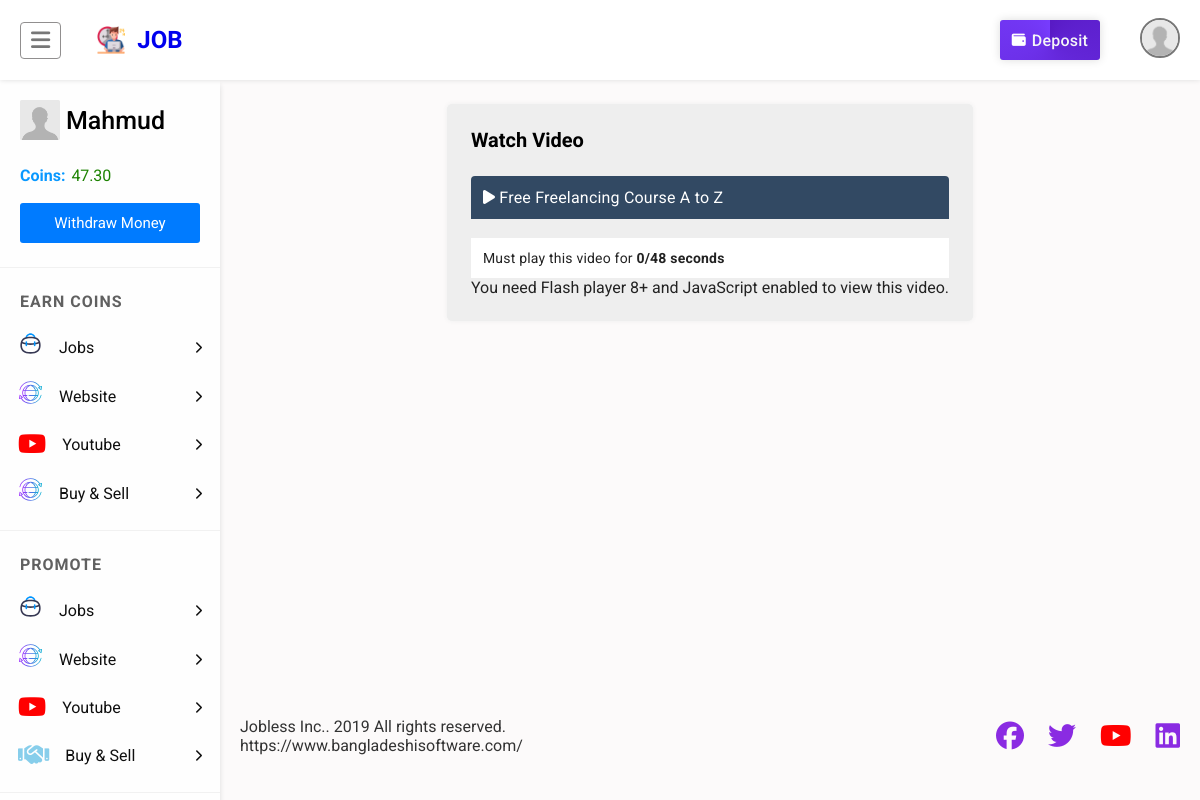
Page /watch-video?id=189 (signed in) on the committed database.
### tables this page shows
CREATE TABLE `users` (
  `id` int(11) UNSIGNED NOT NULL,
  `mobile` varchar(55) NOT NULL,
  `fullname` varchar(25) NOT NULL,
  `email` varchar(255) NOT NULL,
  `password` varchar(128) NOT NULL,
  `coins` decimal(10,2) NOT NULL DEFAULT 0.00,
  `image` varchar(999) NOT NULL,
  `totalarn` decimal(10,2) NOT NULL,
  `admin` smallint(3) UNSIGNED NOT NULL DEFAULT 0,
  `country` varchar(255) NOT NULL,
  `address` varchar(999) NOT NULL,
  `city` varchar(500) NOT NULL,
  `zipcod` varchar(50) NOT NULL,
  `datebirth` varchar(55) NOT NULL,
  `facebook` text NOT NULL,
  `twiter` varchar(999) NOT NULL,
  `reg_time` int(11) UNSIGNED NOT NULL DEFAULT 0,
  `last_activity` int(11) UNSIGNED NOT NULL DEFAULT 0,
  `ref` int(11) UNSIGNED NOT NULL DEFAULT 0,
  `reg_ip` varchar(64) NOT NULL DEFAULT '0',
  `log_ip` varchar(64) NOT NULL,
  `activate` varchar(32) NOT NULL DEFAULT '0',
  `disabled` smallint(1) UNSIGNED NOT NULL DEFAULT 0
);

CREATE TABLE `vad_videos` (
  `id` int(11) UNSIGNED NOT NULL,
  `user_id` int(11) UNSIGNED NOT NULL DEFAULT 0,
  `video_id` varchar(255) NOT NULL,
  `title` varchar(255) NOT NULL,
  `visits` int(11) NOT NULL DEFAULT 0,
  `today_clicks` int(11) NOT NULL DEFAULT 0,
  `daily_clicks` int(11) NOT NULL DEFAULT 0,
  `status` smallint(2) NOT NULL DEFAULT 0,
  `ad_pack` int(11) NOT NULL DEFAULT 2,
  `clickneed` int(11) UNSIGNED NOT NULL DEFAULT 0,
  `tim` int(11) NOT NULL,
  `coins` decimal(8,2) NOT NULL,
  `time` int(11) UNSIGNED NOT NULL DEFAULT 0
);

### system/include/int.php (called while the page is built, shortened)
<?php
	if(isset($_SESSION['User_Id'])){
		$is_online = true;
	}
?>

### system/include/libs/database/MySQLi.php (called while the page is built, shortened)
<?php
class MySQLConnection {
	private $sqlHost;
	private $sqlUser;
	private $sqlPassword;
	private $sqlDatabase;
	private $MySQLi = FALSE;
	public function __construct($sqlHost, $sqlUser, $sqlPassword, $sqlDatabase = FALSE) {
		$this->sqlHost = $sqlHost;
		$this->sqlUser = $sqlUser;
		$this->sqlPassword = $sqlPassword;
		$this->sqlDatabase = $sqlDatabase;
	}
	public function Connect() {
		$this->MySQLi = new mysqli($this->sqlHost, $this->sqlUser, $this->sqlPassword, $this->sqlDatabase);
		return $this->MySQLi;
	}
	public function Query($query, $unbuffered = false, $show_error = false) {
		$start = microtime(true);
		$query = $this->MySQLi->query($query, ($unbuffered ? MYSQLI_USE_RESULT : MYSQLI_STORE_RESULT));
		return $query;
	}
	public function FetchArray($result) {
		$result = $result->fetch_array();
		return $result;
	}
	public function QueryFetchArray($result)
	{
		$result = $this->Query($result, true);
		$result = $this->FetchArray($result);
		return $result;
	}
}
?>

### system/functions.php (called while the page is built, shortened)
<?php
require_once"include/int.php";
function _getData($db,$queary){
    $data=$db->QueryFetchArray($queary);
    return  $data==null?0:$data;
}
?>

### watch-video.php (the view, shortened to what this page needs)
<?php
	require_once"common/sidebar.php";
    if(isset($_GET['id'])&&is_numeric($_GET['id'])){
        $yid=$_GET['id'];
    }else{
        $start=0;
    }
?>
<?php
$video=_getData($db,"SELECT * FROM `vad_videos` WHERE id=$yid");
?>
<div class="content">
    <div class="container">
        <div class="page_content">
            <div class="cf_wrapper" style="max-width: fit-content">
                <h6 class="text-primary">Watch Video</h6>
                <div class="watch-video">
                    <p class="watch-title">
                        <span><i class="fa-solid fa-play"></i></span>
                        <?php echo $video['title'] ?>
                    </p>
                    <p id="error"> &nbsp;
                    </p>
                    <p class="duration-title">
                        Must play this video for <b><span id="played">0</span>/<?php echo $video['tim'] ?> seconds</b>
                    </p>
                    <div id="ytPlayer">You need Flash player 8+ and JavaScript enabled to view this video.</div>
                </div>
            </div>
        </div>
    </div>
    <?php include"common/footer.php"; ?>

### common/sidebar.php (shortened to what this page needs)
<?php
	require_once"header.php";
?>
<main class="content_wrapper">
    <div class="sidebar_nav transparent_scrollbar">
        <div class="sidebar_nav_container">
            <ul class="sidebar_user_info">
                <div class="user_info_wrapper">
                    <img src="<?php
                    $d= $data['image'];
                    if(empty($d)){
                        echo "assets/images/anonymouse.jpg";
                    }else{
                        echo $d;
                    } ?>" alt="" />
                    <div class="user_details">
                        <h6 class="username">
                            <?php if($is_online){echo $data['fullname'];}else{ echo ' <span class="login_btn show_fsp" data-ref="login">Please Login</span>'; }?>
                        </h6>
                    </div>
                </div>
                <div class="coins">
                    <b>Coins:</b>
                    <span><?php echo $data['coins']?></span>
                </div>
                <div class="button">
                    <?php if($is_online){ ?>
                    <a href="withdraw">Withdraw Money</a>
                    <?php }else{ ?>
                    <a href="#">Withdraw Money</a>
                    <?php }?>
                </div>
            </ul>
            <ul>
                <h6 class="sidebar_nav_title">Earn Coins</h6>
                <li class="dropdown">
                    <a href="#" class="dropdown_toggler">
                        <span class="icon" style="color: #1da1f2">
                            <img src="assets/icons/work.svg" alt="" /> </span><span>Jobs</span>
                        <span class="chevron_right">
                            <i class="fa fa-chevron-right"></i>
                        </span>
                    </a>
                </li>
                <li class="dropdown">
                    <a href="#" class="dropdown_toggler">
                        <span class="icon" style="color: #1da1f2">
                            <img src="assets/icons/website.svg" alt="" />
                        </span>
                        <span>Website</span>
                        <span class="chevron_right">
                            <i class="fa fa-chevron-right"></i>
                        </span>
                    </a>
                </li>
                <li class="dropdown">
                    <a href="#" class="dropdown_toggler">
                        <span class="icon" style="color: red">
                            <i class="fab fa-youtube"></i>
                        </span>
                        <span>Youtube</span>
                        <span class="chevron_right">
                            <i class="fa fa-chevron-right"></i>
                        </span>
                    </a>
                </li>
                <li class="dropdown">
                    <a href="#" class="dropdown_toggler">
                        <span class="icon" style="color: #1da1f2">
                            <img src="assets/icons/website.svg" alt="" />
                        </span>
                        <span>Buy & Sell</span>
                        <span class="chevron_right">
                            <i class="fa fa-chevron-right"></i>
                        </span>
                    </a>
                </li>
            </ul>
            <ul>
                <h6 class="sidebar_nav_title">Promote</h6>
                <li class="dropdown">
                    <a href="#" class="dropdown_toggler">
                        <span class="icon" style="color: red">
                            <img src="assets/icons/work.svg" alt="" />
                        </span>
                        <span>Jobs</span>
                        <span class="chevron_right">
                            <i class="fa fa-chevron-right"></i>
                        </span>
                    </a>
                </li>
                <li class="dropdown">
                    <a href="#" class="dropdown_toggler">
                        <span class="icon" style="color: red">
                            <img src="assets/icons/website.svg" alt="" />
                        </span>
                        <span>Website</span>
                        <span class="chevron_right">
                            <i class="fa fa-chevron-right"></i>
                        </span>
                    </a>
                </li>
                <li class="dropdown">
                    <a href="#" class="dropdown_toggler">
                        <span class="icon" style="color: red">
                            <i class="fab fa-youtube"></i>
                        </span>
                        <span>Youtube</span>
                        <span class="chevron_right">
                            <i class="fa fa-chevron-right"></i>
                        </span>
                    </a>
                </li>
                <li class="dropdown">
                    <a href="#" class="dropdown_toggler">
                        <span class="icon" style="color: skyblue">
                            <i class="fa-solid fa-handshake"></i>
                        </span>
                        <span>Buy & Sell</span>
                        <span class="chevron_right">
                            <i class="fa fa-chevron-right"></i>
                        </span>
                    </a>
                </li>
            </ul>
            <ul>
            </ul>
        </div>
    </div>

### assets/css/style.css (style rules this page uses)
* { margin: 0px; padding: 0px; font-family: Roboto, Oswald, Merienda, "Segoe UI", Tahoma, Geneva, Verdana, sans-serif; }
body { background: #fcfafa; }
a { text-decoration: none; }
p { letter-spacing: 0.2px; }
.container { width: calc(100% - 40px); margin: 0 auto; }
h6 { font-size: 20px; }
.text-primary { color: #000000; }
.transparent_scrollbar { scrollbar-color: transparent transparent; scrollbar-width: thin; }
.sidebar_nav { transform: translateX(0%); height: calc(100vh - 80px); overflow-y: auto; scrollbar-width: thin; transition: all 0.25s; position: fixed; padding-right: 10px; z-index: 15; }
.sidebar_nav .sidebar_nav_container { min-width: 220px; background: #fefefe; width: 220px; min-height: 100%; box-shadow: 0px 5px 5px 0px #ddd; padding-bottom: 20px; position: relative; z-index: 15; }
.sidebar_nav .sidebar_nav_container ul { width: 100%; list-style: none; padding: 12px 0; border-bottom: 1px solid #f1f1f1; }
.sidebar_nav .sidebar_nav_container ul:nth-of-type(1) { padding-top: 0px !important; }
.sidebar_nav .sidebar_nav_container ul .sidebar_nav_title { font-size: 1rem; color: #606060; text-transform: uppercase; letter-spacing: 1px; padding: 12px 0; padding-left: 20px; }
.sidebar_nav .sidebar_nav_container ul li { width: 100%; }
.sidebar_nav .sidebar_nav_container ul li a { padding: 8px 18px; display: flex; align-items: center; gap: 0 16px; color: #0f0f0f; overflow: hidden; white-space: nowrap; text-overflow: ellipsis; line-height: 2rem; font-weight: 400; font-size: 16px; flex: 1; flex-basis: 0%; flex-basis: 0.000000001px; }
.sidebar_nav .sidebar_nav_container ul li a img { width: 25px; height: 25px; object-fit: cover; }
.sidebar_nav .sidebar_nav_container ul li a .icon { font-size: 25px; }
.sidebar_nav .sidebar_nav_container ul li a .chevron_right { margin-left: auto; font-size: 12px; }
.sidebar_nav .sidebar_nav_container ul li.dropdown { position: relative; }
.sidebar_nav .sidebar_nav_container .sidebar_user_info .user_info_wrapper { padding: 20px; display: flex; gap: 0 6px; align-items: center; }
.sidebar_nav .sidebar_nav_container .sidebar_user_info .user_info_wrapper img { width: 40px; height: 40px; object-fit: cover; object-position: cover; border-radius: 4%; overflow: hidden; }
.sidebar_nav .sidebar_nav_container .sidebar_user_info .user_info_wrapper .user_details .username { font-size: 25px; font-weight: 500; }
.sidebar_nav .sidebar_nav_container .sidebar_user_info .coins { display: flex; align-items: center; justify-content: flex-start; gap: 0 6px; padding: 6px 20px; }
.sidebar_nav .sidebar_nav_container .sidebar_user_info .coins span { color: #1c8200; letter-spacing: -0.1px; }
.sidebar_nav .sidebar_nav_container .sidebar_user_info .coins b { color: #0898ff; }
.sidebar_nav .sidebar_nav_container .sidebar_user_info .button { padding: 12px 20px; }
.sidebar_nav .sidebar_nav_container .sidebar_user_info .button a { width: 100%; display: flex; align-items: center; justify-content: center; height: 40px; font-size: 15px; color: #fff; background: #007bff; border-radius: 3px; }
.content_wrapper { display: flex; }
.content { padding-top: 24px; min-height: calc(100vh - 104px); overflow-y: auto; color: #222; display: flex; width: 100%; flex-direction: column; }
.content .container .page_content { max-width: 1400px; margin: 0 auto; }
.content .container .page_content .cf_wrapper { max-width: 992px; margin: 0 auto; background: #eee; padding: 24px; margin-bottom: 24px; border-radius: 5px; box-shadow: 0px 0px 5px 0px #eee; }
.content .container .page_content .cf_wrapper .watch-video { margin-top: 24px; border-radius: 4px; overflow: hidden; }
.content .container .page_content .cf_wrapper .watch-video .duration-title { padding: 12px; background: #fff; font-size: 14px; }
.content .container .page_content .cf_wrapper .watch-video .watch-title { background: #324963; color: #fff; padding: 12px; }
@media only screen and (min-width: 1023px) { .content { margin-left: auto; width: calc(100% - 220px); } }
:root { --primary-color: #ff3c78; --light-black: rgba(0, 0, 0, 0.89); --black: #000; --white: #fff; --grey: #aaa; }
* { box-sizing: border-box; }
*::before, *::after { box-sizing: border-box; }

### rows in the picture
users: fullname "Mahmud", coins "47.30"
vad_videos: title "Free Freelancing Course A to Z", tim "48"

### other values in the picture
$config['site_name'] "JOB"
$config['foder'] "Jobless Inc.. 2019 All rights reserved. https://www.bangladeshisoftware.com/"
